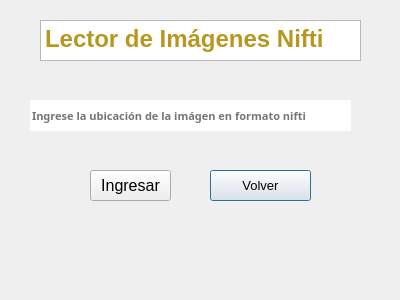
<?xml version="1.0" encoding="UTF-8"?>
<ui version="4.0">
 <class>Dialog</class>
 <widget class="QDialog" name="Dialog">
  <property name="geometry">
   <rect>
    <x>0</x>
    <y>0</y>
    <width>400</width>
    <height>300</height>
   </rect>
  </property>
  <property name="windowTitle">
   <string>Dialog</string>
  </property>
  <widget class="QTextBrowser" name="textBrowser">
   <property name="enabled">
    <bool>true</bool>
   </property>
   <property name="geometry">
    <rect>
     <x>40</x>
     <y>20</y>
     <width>321</width>
     <height>41</height>
    </rect>
   </property>
   <property name="font">
    <font>
     <weight>75</weight>
     <bold>true</bold>
    </font>
   </property>
   <property name="frameShadow">
    <enum>QFrame::Raised</enum>
   </property>
   <property name="html">
    <string>&lt;!DOCTYPE HTML PUBLIC &quot;-//W3C//DTD HTML 4.0//EN&quot; &quot;http://www.w3.org/TR/REC-html40/strict.dtd&quot;&gt;
&lt;html&gt;&lt;head&gt;&lt;meta name=&quot;qrichtext&quot; content=&quot;1&quot; /&gt;&lt;style type=&quot;text/css&quot;&gt;
p, li { white-space: pre-wrap; }
&lt;/style&gt;&lt;/head&gt;&lt;body style=&quot; font-family:'MS Shell Dlg 2'; font-size:8.25pt; font-weight:600; font-style:normal;&quot;&gt;
&lt;p style=&quot; margin-top:0px; margin-bottom:0px; margin-left:0px; margin-right:0px; -qt-block-indent:0; text-indent:0px;&quot;&gt;&lt;span style=&quot; font-size:18pt; color:#b89721;&quot;&gt;Lector de Imágenes Nifti&lt;/span&gt;&lt;/p&gt;&lt;/body&gt;&lt;/html&gt;</string>
   </property>
  </widget>
  <widget class="QPushButton" name="volver">
   <property name="geometry">
    <rect>
     <x>210</x>
     <y>170</y>
     <width>101</width>
     <height>31</height>
    </rect>
   </property>
   <property name="font">
    <font>
     <pointsize>10</pointsize>
     <weight>50</weight>
     <bold>false</bold>
    </font>
   </property>
   <property name="text">
    <string>Volver</string>
   </property>
  </widget>
  <widget class="QLineEdit" name="nifti">
   <property name="geometry">
    <rect>
     <x>30</x>
     <y>100</y>
     <width>321</width>
     <height>31</height>
    </rect>
   </property>
   <property name="palette">
    <palette>
     <active>
      <colorrole role="Text">
       <brush brushstyle="SolidPattern">
        <color alpha="255">
         <red>117</red>
         <green>117</green>
         <blue>117</blue>
        </color>
       </brush>
      </colorrole>
     </active>
     <inactive>
      <colorrole role="Text">
       <brush brushstyle="SolidPattern">
        <color alpha="255">
         <red>117</red>
         <green>117</green>
         <blue>117</blue>
        </color>
       </brush>
      </colorrole>
     </inactive>
     <disabled>
      <colorrole role="Text">
       <brush brushstyle="SolidPattern">
        <color alpha="255">
         <red>120</red>
         <green>120</green>
         <blue>120</blue>
        </color>
       </brush>
      </colorrole>
     </disabled>
    </palette>
   </property>
   <property name="font">
    <font>
     <family>Sans Serif Collection</family>
     <pointsize>8</pointsize>
     <weight>75</weight>
     <bold>true</bold>
     <kerning>true</kerning>
    </font>
   </property>
   <property name="mouseTracking">
    <bool>true</bool>
   </property>
   <property name="focusPolicy">
    <enum>Qt::WheelFocus</enum>
   </property>
   <property name="toolTip">
    <string/>
   </property>
   <property name="whatsThis">
    <string>&lt;html&gt;&lt;head/&gt;&lt;body&gt;&lt;p&gt;&lt;br/&gt;&lt;/p&gt;&lt;/body&gt;&lt;/html&gt;</string>
   </property>
   <property name="autoFillBackground">
    <bool>false</bool>
   </property>
   <property name="text">
    <string>Ingrese la ubicación de la imágen en formato nifti</string>
   </property>
   <property name="frame">
    <bool>false</bool>
   </property>
  </widget>
  <widget class="QPushButton" name="Ingresar">
   <property name="geometry">
    <rect>
     <x>90</x>
     <y>170</y>
     <width>81</width>
     <height>31</height>
    </rect>
   </property>
   <property name="font">
    <font>
     <pointsize>12</pointsize>
    </font>
   </property>
   <property name="text">
    <string>Ingresar</string>
   </property>
  </widget>
 </widget>
 <resources/>
 <connections/>
</ui>
